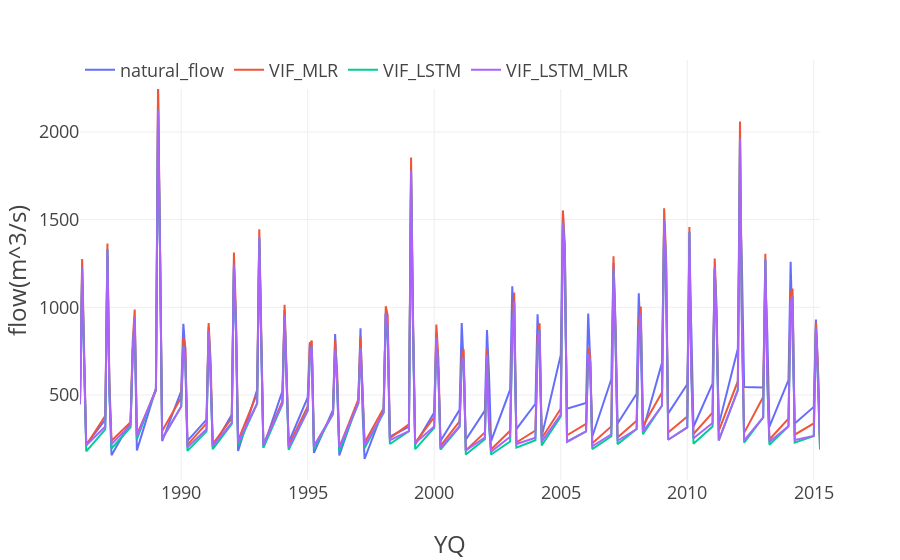

Notebook code cell kept with this figure:
### Code cell
fig = px.line(seasonal_flow, labels=dict(created_at="Date", value="flow(m^3/s)"))
fig.update_layout(
    template=plot_template, legend=dict(orientation='h', y=1.02, title_text="")
)
fig.show()
